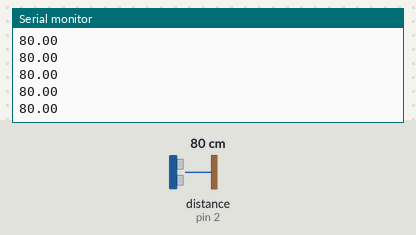
A sketch run on a simulated Arduino Uno, built with avr-gcc and run on an emulated ATmega328P. On the bench: the last lines printed to the serial monitor. Inputs (shaded band) come from the test bench; at power-on: distance to the obstacle (sensor on pin 2) 80 cm.

Above: at 1.2 s.
1.3 s: distance to the obstacle (sensor on pin 2) set to 2 cm
At 2.2 s:
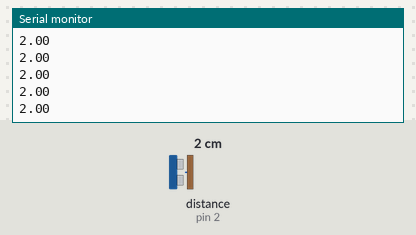
2.8 s: distance to the obstacle (sensor on pin 2) set to 4 cm
At 3.8 s:
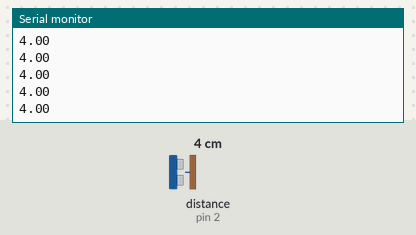
Timing chart, 0 to 5.8 s (numbered marks = the images above; inputs shaded):
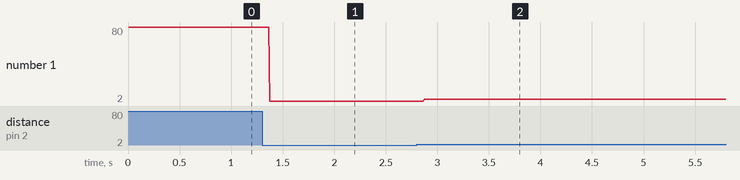

The sketch:

test_Ul.ino
```cpp
#include <MeMCore.h>

MeUltrasonicSensor ultraSensor(PORT_2);

void setup(){
  Serial.begin(9600);
}

void loop(){
  Serial.println(ultraSensor.distanceCm());
}
```

Measured:
- after the input at 1.3 s, the serial monitor: prints a new line after 0.07 s (image 1)
- after the input at 2.8 s, the serial monitor: prints a new line after 0.07 s (image 2)
- plotted number 1: 80 → 2 after the input at 1.3 s, 2 → 4 after the input at 2.8 s
